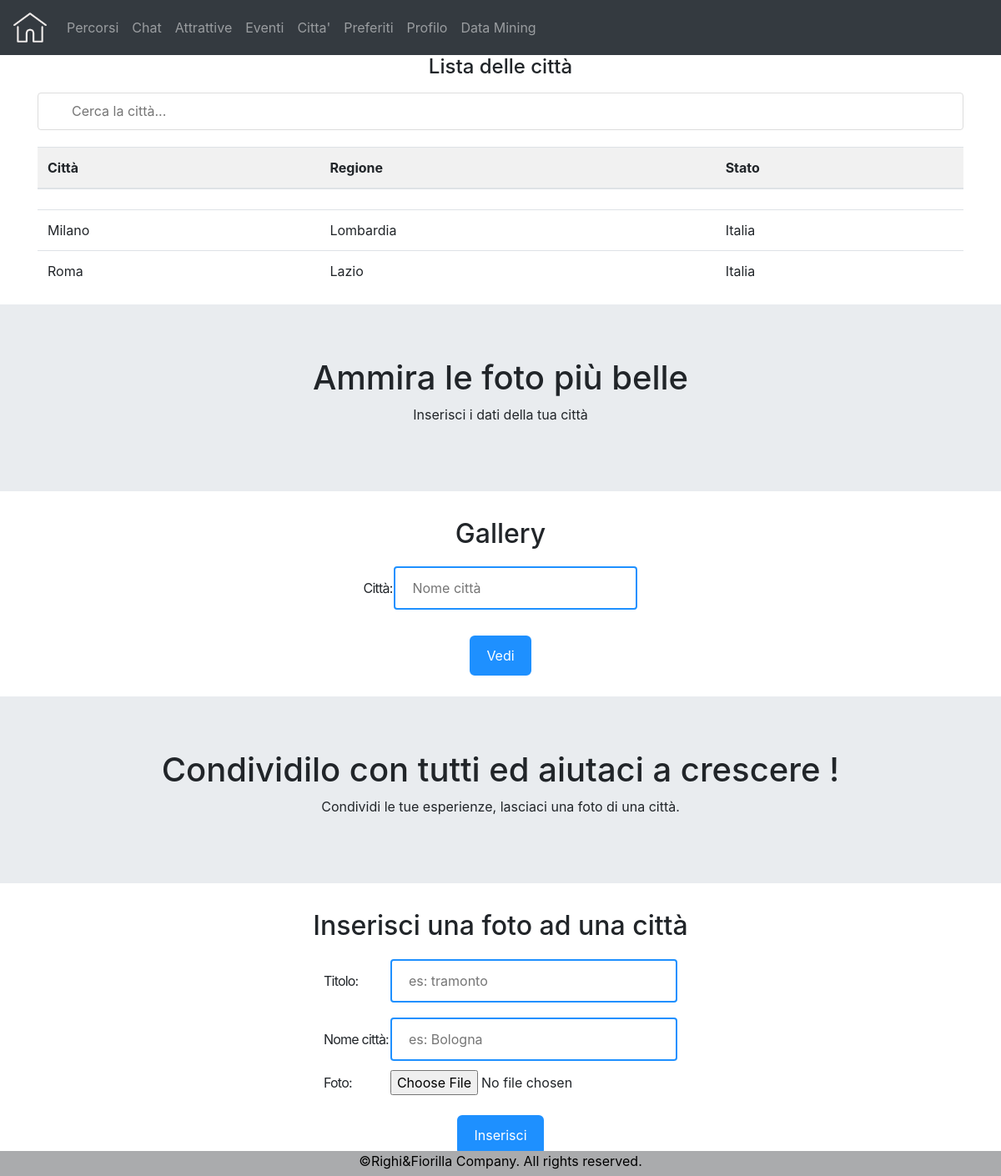
Page /seemycity/lista_citta.php on the committed database.
### tables this page shows
CREATE TABLE Citta (
	Nome varchar(30) NOT NULL PRIMARY KEY,
	Regione varchar(30) NOT NULL,
	Stato varchar(30) NOT NULL
);

### seemycity/connection.php (called while the page is built)
<?php
class Connection
{
	public function dbConnect(){
		try {
      		$pdo=new PDO('mysql:host=localhost;dbname=seemycity','root', '');
      		$pdo->setAttribute(PDO::ATTR_ERRMODE, PDO::ERRMODE_EXCEPTION);
   		}
   		catch(PDOException $e) {
      		echo("[ERRORE] Connessione al DB non riuscita. Errore: ".$e->getMessage());
      		exit();
   		}
		return $pdo;
	}
}
?>

### seemycity/city.php (called while the page is built, shortened)
<?php
include_once('connection.php');
class City
{
	private $db;
	public function __construct(){
		$this -> db = new Connection();
		$this -> db = $this -> db -> dbConnect();
	}
	public function displayListaCitta(){
		try{
			$sql = "SELECT * FROM Citta";
			$res=$this -> db ->query($sql);
		}catch(PDOException $e) {
    		echo("[ERRORE] Query SQL non riuscita. Errore: ".$e->getMessage());
  		}
  		$arr = array();
  		$i = 0;
  		foreach ($res as $row) {
        	$arr[$i][] = $row['Nome'];
        	$arr[$i][] = $row['Regione'];
        	$arr[$i][] = $row['Stato'];
        	$i++;
  		}
  		return $arr;
	}
}
?>

### seemycity/lista_citta.php (the view, shortened to what this page needs)
<?php
 include_once('city.php');
 $object = new City();
 $res = $object -> displayListaCitta();
?>
<!DOCTYPE html>
<html>
<head>
	<link rel="stylesheet" href="css/lista_citta.css" type="text/css" />
	<link rel="stylesheet" href="css/footer.css" type="text/css" />
	<link rel="stylesheet" href="https://cdnjs.cloudflare.com/ajax/libs/font-awesome/4.7.0/css/font-awesome.min.css">
    <link rel="stylesheet" href="https://maxcdn.bootstrapcdn.com/bootstrap/4.0.0/css/bootstrap.min.css">
</head>
<body>
<?php
	include 'menu.php';
?>
	<div class="container">
	        <div class="panel-heading" align="center">
	          <h4>
	            Lista delle città
	          </h4>
	        </div>
	        <div class="panel-content" align="center" >
	          <h4>
	            <input type="text" id="myInput" onkeyup="myFunction()" placeholder="Cerca la città...">
	          </h4>
	        </div>
	        <table class="table table-fixed" id="myTable">
	          <thead>
			    <tr bgcolor="#f1f1f1">
			      <th scope="col">Città</th>
			      <th scope="col">Regione</th>
			      <th scope="col">Stato</th>
			    </tr>
			  </thead>
	          <tbody>
			    <?php for ($row = 0; $row < count($res); $row++) { ?>
		          <tr style="cursor:hand">
		          <?php for ($col = 0; $col < count($res[$row]); $col++) { ?>
		          	<td><?php echo " ".$res[$row][$col]." "; ?></td>
		          <?php } ?>
		          </tr>
		        <?php } ?>
			  </tbody>
	        </table>
	</div>
	<div class="insert" align="center">
	 <div class="jumbotron jumbotron-fluid">
	  <div class="container" align="center">
	    <h1>Ammira le foto più belle</h1>
	    <p>Inserisci i dati della tua città</p>
	  </div>
	 </div>
	    <h2 align="center">Gallery</h2>
		  <form method="post" action="foto_citta.php">
			<table align="center">
			  <tr>
			   <td> <b class="ex1"> Città:   </b></td>
			   <td><input type="text" name="citta" placeholder="Nome città" required /></td>
			  </tr>
			</table>
			 <button type="submit" name="vediGallery">Vedi</button>
		  </form>
    </div>
	<div class="insert">
	 <div class="jumbotron jumbotron-fluid">
	  <div class="container" align="center">
	    <h1>Condividilo con tutti ed aiutaci a crescere ! </h1>
	    <p>Condividi le tue esperienze, lasciaci una foto di una città.</p>
	  </div>
	 </div>
	  <div class="container" align="center">
	    <h2 align="center">Inserisci una foto ad una città</h2>
		<form method="post" action="upload2.php" enctype="multipart/form-data">
		<table align="center">
		  <tr>
			<td> <b class="ex1"> Titolo:   </b></td>
			<td><input type="text" name="titolo" placeholder="es: tramonto" required /></td>
		  </tr>
		  <tr>
			<td> <b class="ex1"> Nome città:   </b></td>
			<td><input type="text" name="citta" placeholder="es: Bologna" required /></td>
		  </tr>
		  <tr>
		    <td> <b class="ex1"> Foto: </b></td>
		    <td><input type="file" name="file" required=""></td>
	      </tr>
		</table>
		<input type="submit" name="inserisciFoto" value="Inserisci">
		</form>
      </div>
    </div>
	<?php
	include 'footer.php';
?>
</body>
</html>

### seemycity/css/lista_citta.css (style rules this page uses)
.table-fixed thead { width: 97%; }
.table-fixed tbody { height: 100px; overflow-y: auto; width: 100%; }
#myInput { background-image: url('http://ismorus.it/wp-content/uploads/search-icon-light-grey-hi.png'); background-size: 30px 30px; background-position: 5px 5px; background-repeat: no-repeat; width: 100%; font-size: 16px; padding: 12px 20px 12px 40px; border: 1px solid #ddd; margin-bottom: 12px; }
b.ex1 { margin-top: 25px; font-weight: 400; line-height: 2; letter-spacing: -.05rem; }
form { padding: 3px; }
input[type=text] { width: 100%; padding: 12px 20px; margin: 8px 0; box-sizing: border-box; border: 2px solid #1E90FF; border-radius: 4px; display: inline-block; }
input[type=submit] { width: auto; padding: 12px 20px; margin: 20px 0; box-sizing: border-box; border: 2px solid; border-radius: 8px; background-color: #1E90FF; color: white; }
button[type=submit] { width: auto; padding: 12px 20px; margin: 20px 0; box-sizing: border-box; border: 2px solid; border-radius: 8px; background-color: #1E90FF; color: white; }

### rows in the picture
citta: Nome "Milano", Regione "Lombardia", Stato "Italia"
citta: Nome "Roma", Regione "Lazio", Stato "Italia"
